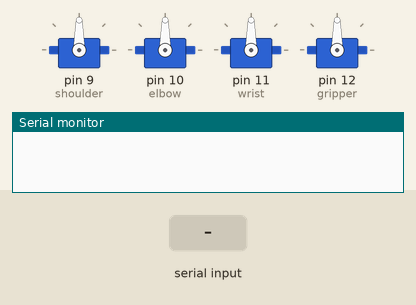
Recording of a sketch running on a simulated Arduino Uno, built with avr-gcc and run on an emulated ATmega328P. Shown: 4 × servo, the last lines printed to the serial monitor. The inputs (shaded band) are chosen by the test bench.

Above: at 1.2 s.
1.3 s: "S,45\n" received over Serial
At 2.4 s:
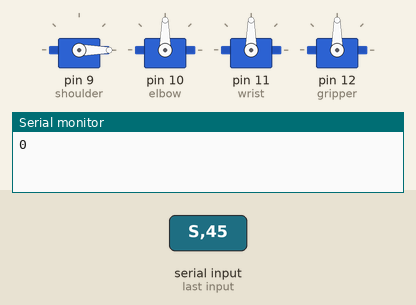
2.8 s: "E,45\n" received over Serial
At 3.6 s:
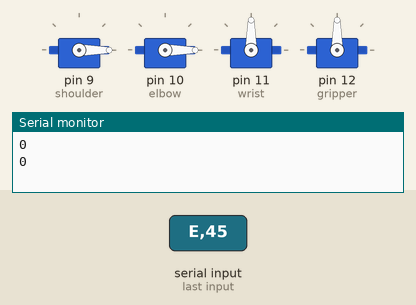
4.3 s: "S90\n" received over Serial
At 4.7 s:
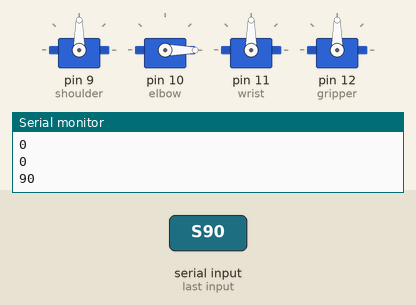
5.8 s: "W,45\n" received over Serial
At 7.0 s:
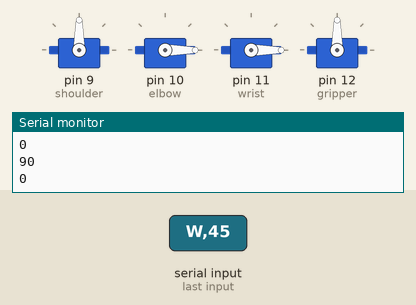
7.3 s: "E90\n" received over Serial
At 8.2 s:
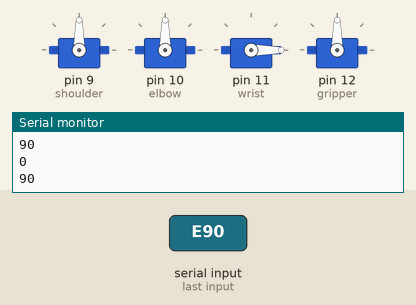
8.8 s: "G,45\n" received over Serial
At 9.3 s:
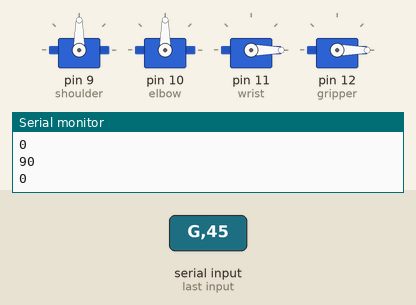
Timing chart, 0 to 11.3 s (numbered marks = the images above; inputs shaded):
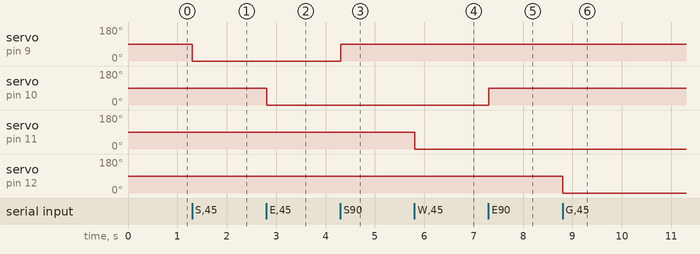

Measured:
- after the input at 1.3 s, servo on pin 9 (shoulder): 90° → 0° at once
- after the input at 2.8 s, servo on pin 10 (elbow): 90° → 0° at once
- after the input at 4.3 s, servo on pin 9 (shoulder): 0° → 90° at once
- after the input at 5.8 s, servo on pin 11 (wrist): 90° → 0° at once
- after the input at 7.3 s, servo on pin 10 (elbow): 0° → 90° at once
- after the input at 8.8 s, servo on pin 12 (gripper): 90° → 0° at once

The sketch:

roboticarm.ino
```cpp
#include <Servo.h>

Servo shoulder;  // create servo object to control a shoulder servo
Servo elbow;  // create servo object to control a elbow servo
Servo wrist;  // create servo object to control a wrist servo
Servo gripper;  // create servo object to control a gripper servo

int value=0;// variable to store the servo position
char ReceivedLetter;            // Character received from Serial.                                |
String message;                 // String(message) received from Serial.                          |
String Receivednumber;          // Number received in form of a string from Serial.               | Serial Declarations.
int Original_number;            // Final Integer value of the number received from the Serial.    |                             //                                                                  |

void setup()
{
  shoulder.attach(9);  // attaches the shoulder servo on pin 9 to the servo object
  elbow.attach(10);  // attaches the elbow servo on pin 10 to the servo object
  wrist.attach(11);  // attaches the wrist servo on pin 11 to the servo object
  gripper.attach(12);  // attaches the gripper servo on pin 12 to the servo object
  Serial.begin(9600);
}

void loop()
{
  while(Serial.available()>0)
  {
    message = Serial.readStringUntil('\n');         // Storing the String received in variable message.
    ReceivedLetter=message.charAt(0);               // Taking the Letter received from the String in Variable ReceivedLetter.
    Receivednumber = message.substring(1);          // Extracting the Numerical value from the message.
    Original_number = Receivednumber.toInt();       // Decoding the real value of the number from the message.
    Serial.println(Original_number);
    if (ReceivedLetter == 'S')
    {
      shoulder.write(Original_number);
      delay(50);
    }
    else if (ReceivedLetter == 'E')
    {
      elbow.write(Original_number);
      delay(50);
    }
    else if (ReceivedLetter == 'W')
    {
      wrist.write(Original_number);
      delay(50);
    }
    else if (ReceivedLetter == 'G')
    {
      gripper.write(Original_number);
      delay(50);
    }
  delay(20);

  }
}
```
